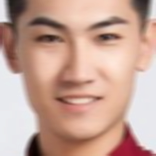
#> input picture images/face2.png, 156 x 156 px
$ python 4.face_blur_detection.py
#> lines starting #> are read from the running program, lines starting #| are printed output that depends on the picture
import cv2
import numpy as np
import time

def dct():
    filename = '../images/face.png'
    img = cv2.imread(filename)
    img = cv2.cvtColor(img, cv2.COLOR_BGR2GRAY)

    img_float = np.float32(img)
    dct = cv2.dct(img_float)

    cv2.imshow('dct', dct)
    cv2.waitKey(0)
    cv2.destroyAllWindows()


class BlurDetector():
    def __init__(self):
        super(BlurDetector, self).__init__()
        self.dct_threshold = 8.0
        self.max_hist = 0.1
        self.hist_weight = np.array([8, 7, 6, 5, 4, 3, 2, 1,
                                     7, 8, 7, 6, 5, 4, 3, 2,
                                     6, 7, 8, 7, 6, 5, 4, 3,
                                     5, 6, 7, 8, 7, 6, 5, 4,
                                     4, 5, 6, 7, 8, 7, 6, 5,
                                     3, 4, 5, 6, 7, 8, 7, 6,
                                     2, 3, 4, 5, 6, 7, 8, 7,
                                     1, 2, 3, 4, 5, 6, 7, 8
                                     ]).reshape(8, 8)
        self.weight_total = 344.0

    def check_image_size(self, image, block_size=8):
        result = True
        height, width = image.shape[:2]
        _y = height % block_size
        _x = width % block_size

        pad_x = pad_y = 0

        if _y != 0:
            pad_y = block_size - _y
            result = False
        if _x != 0:
            pad_x = block_size - _x
            result = False

        image = cv2.copyMakeBorder(image, 0, pad_y, 0, pad_x, cv2.BORDER_REPLICATE)

        return result, image

    def get_blurness(self, image, block_size=8):
        # A 2D histogram
        hist = np.zeros((8, 8), dtype=int)

        # Only the illumination is considered in blur
        image = cv2.cvtColor(image, cv2.COLOR_BGR2GRAY)

        # Split the image into patches and do DCT on the image patch
        height, width = image.shape
        round_v = int(height / block_size)
        round_h = int(width / block_size)
        for v in range(round_v):
            for h in range(round_h):
                v_start = v * block_size
                v_end = v_start + block_size
                h_start = h * block_size
                h_end = h_start + block_size

                image_patch = image[v_start:v_end, h_start:h_end]
                image_patch = np.float32(image_patch)
                patch_spectrum = cv2.dct(image_patch)
                patch_none_zero = np.abs(patch_spectrum) > self.dct_threshold
                hist += patch_none_zero.astype(int)

        _blur = hist < self.max_hist * hist[0, 0]
        _blur = (np.multiply(_blur.astype(int), self.hist_weight)).sum()
        return _blur / self.weight_total


def main():
    bd = BlurDetector()
    image = cv2.imread('../images/face2.png')
#> image is the input picture: shape (156, 156, 3); mean B, G, R 148.9, 162.5, 198.5

    start_time = time.time()
    result, image = bd.check_image_size(image)
#> in check_image_size, `image = cv2.copyMakeBorder(image, 0, pad_y, 0, pad_x, cv2.BORDER_REPLI..`:
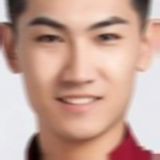
#> image: shape (160, 160, 3); mean of channels 0, 1, 2 149.4, 162.4, 198.5; drawn as B, G, R
#> result = False
    if not result:
        print("image expanded")

    blur = bd.get_blurness(image)
#> in get_blurness, `image = cv2.cvtColor(image, cv2.COLOR_BGR2GRAY)`:
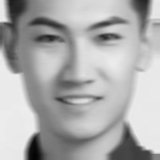
#> image: shape (160, 160); min 4, max 238, mean 171.7
#> blur = 0.779

    print("blurness: {:.2f}".format(blur))
#| blurness: 0.78
    print("used time: ", time.time() - start_time)

if __name__ == '__main__':
    main()
